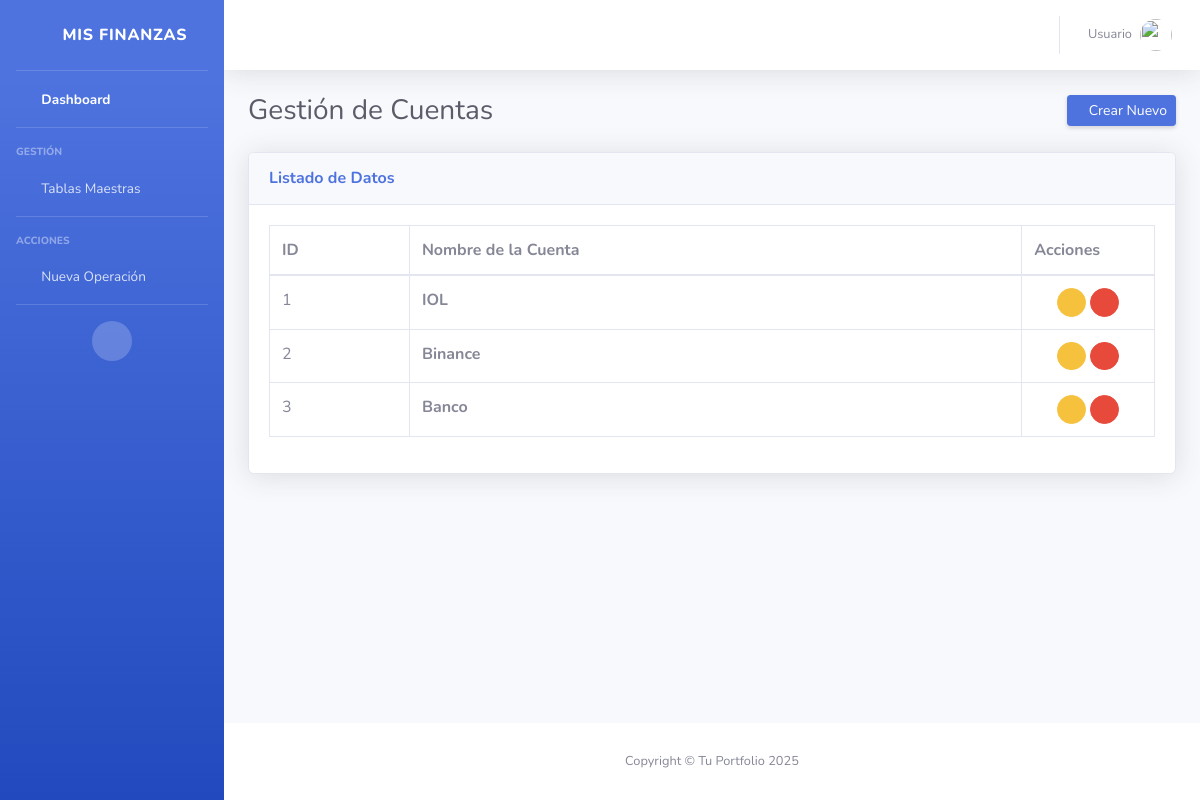
The app's page /cuentas/, older data.
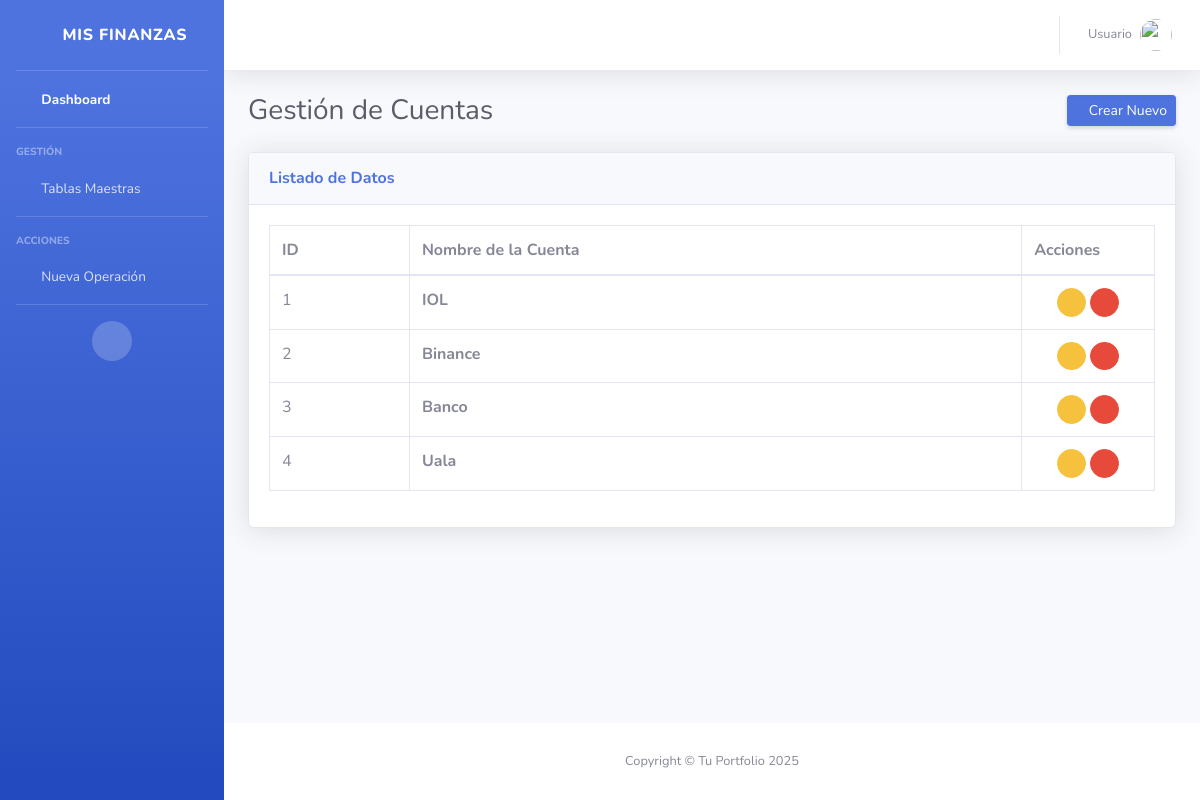
The same page, newer data.
### inversiones/models.py (models this page shows, shortened)
class Cuenta(models.Model):
    nombre = models.CharField(max_length=50) # Ej: Binance, IOL

### inversiones/views.py (the view)
# urls.py: path('cuentas/', CuentaListView.as_view(), name='cuentas_list'),
class CuentaListView(ListView):
    model = Cuenta
    template_name = 'inversiones/cuentas_list.html'
    context_object_name = 'cuentas'
    def get_context_data(self, **kwargs):
        context = super().get_context_data(**kwargs)
        context['titulo'] = "Gestión de Cuentas"
        context['create_url'] = reverse_lazy('crear_cuenta')
        return context

### inversiones/templates/inversiones/cuentas_list.html
{% extends 'inversiones/base_list.html' %}
{% block columns %}
<tr>
    <th>ID</th>
    <th>Nombre de la Cuenta</th>
    <th style="width: 15%;">Acciones</th>
</tr>
{% endblock %}
{% block rows %}
{% for cuenta in cuentas %}
<tr>
    <td>{{ cuenta.id }}</td>
    <td class="font-weight-bold">{{ cuenta.nombre }}</td>
    <td class="text-center">
        <a href="{% url 'editar_cuenta' cuenta.pk %}" class="btn btn-warning btn-circle btn-sm" title="Editar">
            <i class="fas fa-pen"></i>
        </a>
        <a href="{% url 'eliminar_cuenta' cuenta.pk %}" class="btn btn-danger btn-circle btn-sm" title="Eliminar">
            <i class="fas fa-trash"></i>
        </a>
    </td>
</tr>
{% endfor %}
{% endblock %}

Row changes from the older to the newer data that the page shows:
added Cuenta: id "4", nombre "Uala"
